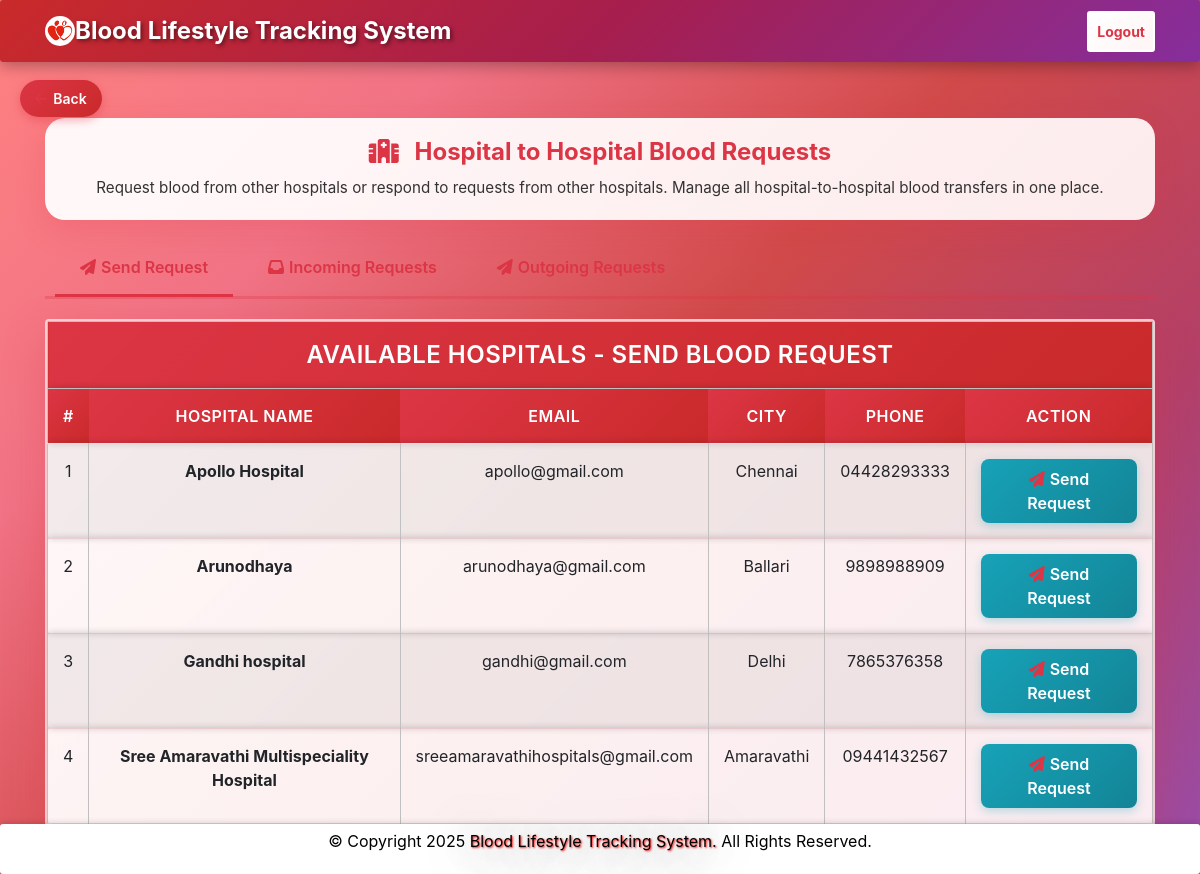
Page /hospitalrequest.php (signed in) on the committed database.
### tables this page shows
CREATE TABLE `hospitals` (
  `id` int(11) NOT NULL,
  `hname` varchar(100) NOT NULL,
  `hemail` varchar(100) NOT NULL,
  `hpassword` varchar(100) NOT NULL,
  `hphone` varchar(100) NOT NULL,
  `hcity` varchar(100) NOT NULL
);

### hospitalrequest.php (the view, shortened to what this page needs)
<?php
require 'file/connection.php';
  if(!isset($_SESSION['hid']))
  {
  header('location:login.php');
  }
  else {
    $hid = $_SESSION['hid'];
    $hospitals_sql = "SELECT * FROM hospitals WHERE id != '$hid' ORDER BY hname ASC";
    $hospitals_result = mysqli_query($conn, $hospitals_sql);
?>
<!DOCTYPE html>
<html>
<?php require 'head.php'; ?>
<body class="page-transition">
	<?php require 'header.php'; ?>
	<div style="position: fixed; top: 80px; left: 20px; z-index: 999;">
		<a href="hospitalpage.html" onclick="window.location.href='hospitalpage.html'; return false;" class="back-button" style="display: inline-flex; align-items: center; padding: 8px 15px; background: linear-gradient(135deg, #dc3545 0%, #c92a2a 100%); color: white; text-decoration: none; border-radius: 20px; font-weight: 600; box-shadow: 0 3px 10px rgba(220, 53, 69, 0.4); transition: all 0.3s ease; font-size: 14px;">
			<i class="fas fa-arrow-left" style="margin-right: 6px; font-size: 14px;"></i>
			<span>Back</span>
		</a>
	</div>
	<div class="container cont">
	<div style="background: linear-gradient(135deg, rgba(255, 255, 255, 0.95) 0%, rgba(255, 245, 245, 0.95) 100%); border-radius: 20px; padding: 20px; margin-bottom: 20px; box-shadow: 0 10px 30px rgba(220, 53, 69, 0.2);">
		<h4 style="color: #dc3545; font-weight: bold; text-align: center; margin-bottom: 10px;">
			<i class="fas fa-hospital" style="margin-right: 10px;"></i>
			Hospital to Hospital Blood Requests
		</h4>
		<p style="color: #333; text-align: center; margin: 0; font-size: 0.95rem;">
			Request blood from other hospitals or respond to requests from other hospitals. Manage all hospital-to-hospital blood transfers in one place.
		</p>
	</div>
	<ul class="nav nav-tabs" id="requestTabs" role="tablist">
		<li class="nav-item">
			<a class="nav-link active" id="send-tab" data-toggle="tab" href="#send" role="tab" aria-controls="send" aria-selected="true">
				<i class="fas fa-paper-plane" style="margin-right: 5px;"></i>Send Request
			</a>
		</li>
		<li class="nav-item">
			<a class="nav-link" id="incoming-tab" data-toggle="tab" href="#incoming" role="tab" aria-controls="incoming" aria-selected="false">
				<i class="fas fa-inbox" style="margin-right: 5px;"></i>Incoming Requests
			</a>
		</li>
		<li class="nav-item">
			<a class="nav-link" id="outgoing-tab" data-toggle="tab" href="#outgoing" role="tab" aria-controls="outgoing" aria-selected="false">
				<i class="fas fa-paper-plane" style="margin-right: 5px;"></i>Outgoing Requests
			</a>
		</li>
	</ul>
	<div class="tab-content" id="requestTabsContent">
		<div class="tab-pane fade show active" id="send" role="tabpanel" aria-labelledby="send-tab">
			<table class="table table-responsive table-striped rounded mb-5">
				<tr><th colspan="6" class="title">Available Hospitals - Send Blood Request</th></tr>
				<tr>
					<th>#</th>
					<th>Hospital Name</th>
					<th>Email</th>
					<th>City</th>
					<th>Phone</th>
					<th>Action</th>
				</tr>
				<?php $counter = 0; while($row = mysqli_fetch_array($hospitals_result)) { ?>
				<tr>
					<td><?php echo ++$counter;?></td>
					<td><strong><?php echo $row['hname'];?></strong></td>
					<td><?php echo $row['hemail'];?></td>
					<td><?php echo $row['hcity'];?></td>
					<td><?php echo $row['hphone'];?></td>
					<td>
						<button type="button" class="btn btn-info" data-toggle="modal" data-target="#requestModal<?php echo $row['id']; ?>">
							<i class="fas fa-paper-plane" style="margin-right: 5px;"></i>Send Request
						</button>
					</td>
				</tr>
				<?php } ?>
			</table>
		</div>
	</div>
</div>
    <?php require 'footer.php'; ?>
</body>
</html>
<?php } ?>

### css/style.css (style rules this page uses)
* { transition: background-color 0.3s ease, color 0.3s ease, transform 0.3s ease; }
html { scroll-behavior: smooth; }
body { background: linear-gradient(135deg, #ff6b6b 0%, #ee5a6f 25%, #c92a2a 50%, #a61e4d 75%, #862e9c 100%); background-attachment: fixed; min-height: 100vh; animation: fadeIn 0.5s ease-in; }
.page-transition { animation: pageFadeIn 0.6s ease-in-out; }
.btn { position: relative; overflow: hidden; transition: all 0.3s ease; }
.btn::before { content: ''; position: absolute; top: 50%; left: 50%; width: 0; height: 0; border-radius: 50%; background: rgba(255, 255, 255, 0.3); transform: translate(-50%, -50%); transition: width 0.6s, height 0.6s; }
a { transition: all 0.3s ease; }
tr { transition: all 0.3s ease; }
.nav-link { transition: all 0.3s ease; }
.back-button { position: relative; overflow: hidden; }
.back-button::before { content: ''; position: absolute; top: 50%; left: 50%; width: 0; height: 0; border-radius: 50%; background: rgba(255, 255, 255, 0.3); transform: translate(-50%, -50%); transition: width 0.6s, height 0.6s; }
.back-button i { transition: transform 0.3s ease; }
.cont { padding-top: 40px; text-align: justify; font-size: 1em; }
.fas { color: #dc3545; }
.card ,nav, .footer,tr,video { border-radius: 3px; transition: all 200ms ease-out; box-shadow: 0px 0px 7px rgba(0, 0, 0, 0.2); }
tr,th,td { border:0.1px solid silver; text-align: center; }
.nav-item { margin-left: 10px; }
.title { font-weight: bold; font-size: 1.7em; text-transform: capitalize; text-align: center; }
a:link { text-decoration: none; }
.nav-link { transition: all 0.3s ease; position: relative; }
.nav-link::after { content: ''; position: absolute; width: 0; height: 2px; bottom: 0; left: 50%; background: linear-gradient(135deg, #dc3545 0%, #c92a2a 100%); transition: all 0.3s ease; transform: translateX(-50%); }

### hospitalrequest.php (style rules this page uses)
body { background: linear-gradient(135deg, rgba(255, 107, 107, 0.85) 0%, rgba(238, 90, 111, 0.85) 25%, rgba(201, 42, 42, 0.85) 50%, rgba(166, 30, 77, 0.85) 75%, rgba(134, 46, 156, 0.85) 100%); background-attachment: fixed; min-height: 100vh; animation: fadeIn 0.6s ease-in; }
.table { background: linear-gradient(135deg, rgba(255, 255, 255, 0.95) 0%, rgba(255, 245, 245, 0.95) 100%); backdrop-filter: blur(10px); border-radius: 20px; overflow: hidden; box-shadow: 0 15px 40px rgba(220, 53, 69, 0.3); border: 2px solid rgba(220, 53, 69, 0.2); margin-bottom: 30px; }
.table th { background: linear-gradient(135deg, #dc3545 0%, #c92a2a 100%); color: white; font-weight: 600; padding: 15px; text-transform: uppercase; letter-spacing: 0.5px; border: none; }
.table td { padding: 15px; border-bottom: 1px solid rgba(220, 53, 69, 0.1); transition: all 0.3s ease; }
.table tbody tr { transition: all 0.3s ease; }
.btn-info { background: linear-gradient(135deg, #17a2b8 0%, #138496 100%); border: none; border-radius: 8px; padding: 8px 20px; font-weight: 600; transition: all 0.3s ease; box-shadow: 0 3px 10px rgba(23, 162, 184, 0.3); color: white; cursor: pointer; }
.title { background: linear-gradient(135deg, #dc3545 0%, #c92a2a 100%); color: white; padding: 20px; text-align: center; font-size: 1.5rem; font-weight: bold; text-transform: uppercase; letter-spacing: 1px; box-shadow: 0 5px 15px rgba(220, 53, 69, 0.3); }
.nav-tabs { border-bottom: 3px solid rgba(220, 53, 69, 0.3); margin-bottom: 20px; }
.nav-tabs .nav-link { color: #dc3545; font-weight: 600; border: none; border-bottom: 3px solid transparent; padding: 15px 25px; transition: all 0.3s ease; }
.nav-tabs .nav-link.active { color: #dc3545; background: transparent; border-bottom-color: #dc3545; }

### rows in the picture
hospitals: hname "Apollo Hospital", hemail "apollo@gmail.com", hcity "Chennai", hphone "04428293333"
hospitals: hname "Arunodhaya", hemail "arunodhaya@gmail.com", hcity "Ballari", hphone "9898988909"
hospitals: hname "Gandhi hospital", hemail "gandhi@gmail.com", hcity "Delhi", hphone "7865376358"
hospitals: hname "Sree Amaravathi Multispeciality Hospital", hemail "sreeamaravathihospitals@gmail.com", hcity "Amaravathi", hphone "09441432567"
